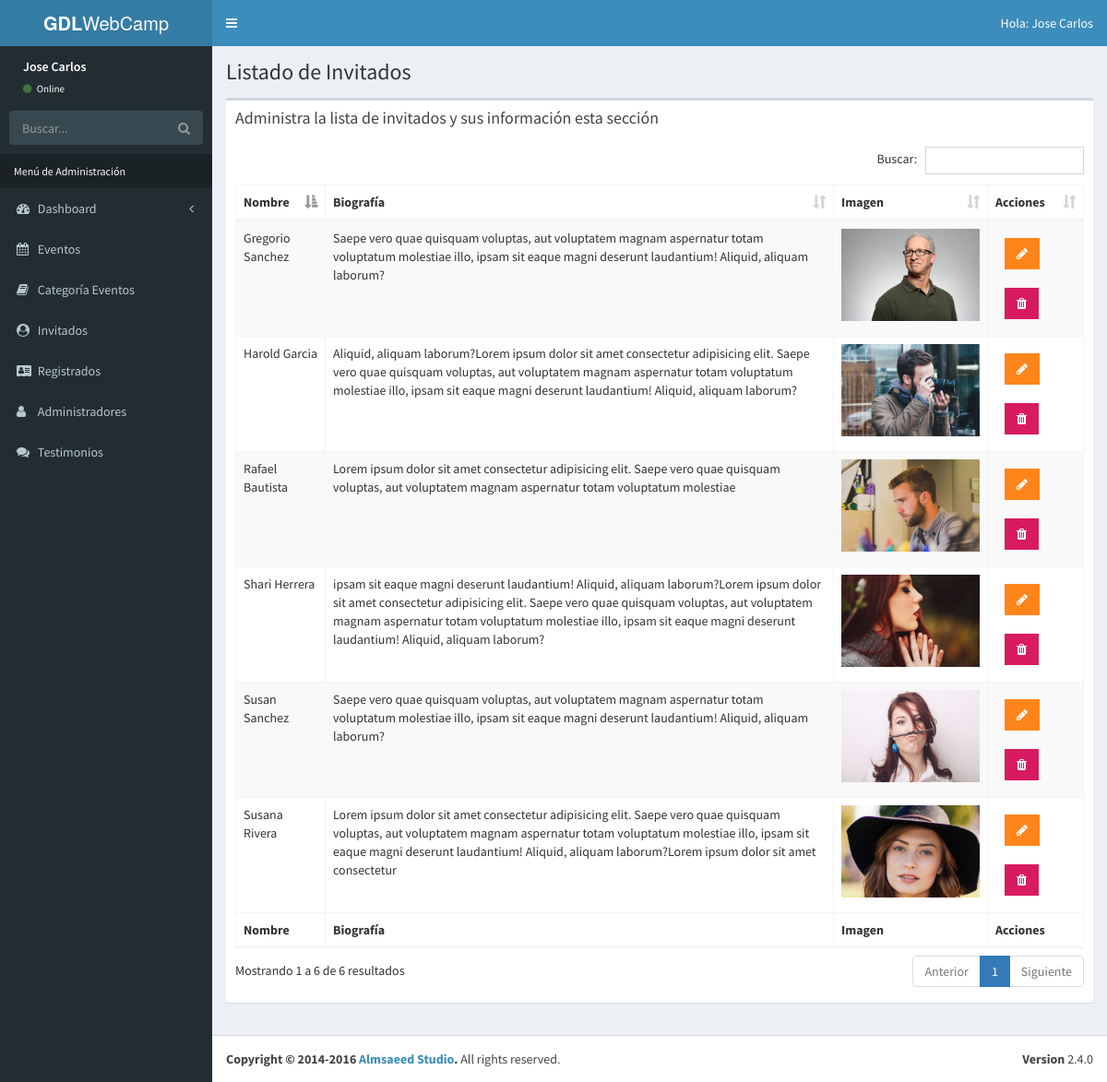
Page /admin/Lista-invitados.php (signed in) on the committed database.
### tables this page shows
CREATE TABLE `invitados` (
  `invitado_id` tinyint(10) NOT NULL,
  `nombre_invitado` varchar(30) NOT NULL,
  `apellido_invitado` varchar(30) NOT NULL,
  `descripcion` text NOT NULL,
  `url_imagen` varchar(50) NOT NULL
);

### admin/Lista-invitados.php (the view, shortened to what this page needs)
<?php
      include_once 'funciones/funciones.php';
      include_once 'templates/header.php';
      include_once 'templates/barra.php';
      include_once 'templates/navegacion.php';
?>
  <div class="content-wrapper">
    <section class="content-header">
      <h1>
        Listado de Invitados
      </h1>
    </section>
    <section class="content">
      <div class="row">
        <div class="col-xs-12">
          <div class="box">
            <div class="box-header">
              <h3 class="box-title">Administra la lista de invitados y sus información esta sección</h3>
            </div>
            <div class="box-body">
              <table id="registros" class="table table-bordered table-striped">
                <thead>
                <tr>
                  <th>Nombre</th>
                  <th>Biografía</th>
                  <th>Imagen</th>
                  <th>Acciones</th>
                </tr>
                </thead>
                <tbody>
                        <?php
                          try {
                            $sql = "SELECT * FROM invitados";
                            $resultado = $conn->query($sql);
                          } catch (Exception $e) {
                            $error = $e->getMessage();
                            echo $error;
                          }
                          while ($invitado = $resultado->fetch_assoc() ) { ?>
                            <tr>
                                <td><?php echo $invitado['nombre_invitado'] . " " . $invitado['apellido_invitado']; ?></td>
                                <td><?php echo $invitado['descripcion']; ?></td>
                                <td><img src="../img/invitados/<?php echo $invitado['url_imagen'];?>" width="150"></td>
                                <td>
                                  <a href="editar-invitado.php?id=<?php echo $invitado['invitado_id'] ?>" class="btn bg-orange btn-flat margin">
                                      <i class="fa fa-pencil"></i>
                                  </a>
                                  <a href="#" data-id="<?php echo$invitado['invitado_id']; ?>" data-tipo="invitado" class="btn bg-maroon btn-flat margin borrar_registro">
                                      <i class="fa fa-trash"></i>
                                  </a>
                                </td>
                            </tr>
                          <?php }  ?>
                </tbody>
                <tfoot>
                <tr>
                    <th>Nombre</th>
                    <th>Biografía</th>
                    <th>Imagen</th>
                    <th>Acciones</th>
                </tr>
                </tfoot>
              </table>
            </div>
          </div>
        </div>
      </div>
    </section>
  </div>
  <?php
      include_once 'templates/footer.php';
  ?>

### admin/templates/header.php (shortened to what this page needs)
<!DOCTYPE html>
<html>
<head>
  <link rel="stylesheet" href="css/bootstrap.min.css">
  <link rel="stylesheet" href="css/font-awesome.min.css">
  <link rel="stylesheet" href="css/ionicons.min.css">
  <link rel="stylesheet" href="css/dataTables.bootstrap.min.css">
  <link rel="stylesheet" href="css/bootstrap-datepicker.min.css">
  <link rel="stylesheet" href="css/select2.min.css">
  <link rel="stylesheet" href="css/bootstrap-timepicker.min.css">
  <link rel="stylesheet" href="css/fontawesome-iconpicker.min.css">
  <link rel="stylesheet" href="css/AdminLTE.min.css">
  <link rel="stylesheet" href="css/skins/_all-skins.min.css">
  <link rel="stylesheet" href="css/sweetalert2.min.css">
  <link rel="stylesheet" href="css/admin.css">
</head>

### admin/templates/barra.php (shortened to what this page needs)
<body class="hold-transition skin-blue sidebar-mini">
<div class="wrapper">
  <header class="main-header">
    <a href="../index.html" class="logo">
      <span class="logo-lg"><b>GDL</b>WebCamp</span>
    </a>
    <nav class="navbar navbar-static-top">
      <a href="#" class="sidebar-toggle" data-toggle="push-menu" role="button">
      </a>
      <div class="navbar-custom-menu">
        <ul class="nav navbar-nav">
          <li class="dropdown user user-menu">
            <a href="#" class="dropdown-toggle" data-toggle="dropdown">
              <span class="hidden-xs">Hola: <?php echo $_SESSION['nombre'];?></span>
            </a>
          </li>
        </ul>
      </div>
    </nav>
  </header>

### admin/templates/navegacion.php (shortened to what this page needs)
<aside class="main-sidebar">
  <section class="sidebar">
    <div class="user-panel">
      <div class="info">
        <p><?php echo $_SESSION['nombre'];?></p>
        <a href="#"><i class="fa fa-circle text-success"></i> Online</a>
      </div>
    </div>
    <form action="#" method="get" class="sidebar-form">
      <div class="input-group">
        <input type="text" name="q" class="form-control" placeholder="Buscar...">
        <span class="input-group-btn">
              <button type="submit" name="search" id="search-btn" class="btn btn-flat"><i class="fa fa-search"></i>
              </button>
            </span>
      </div>
    </form>
    <ul class="sidebar-menu" data-widget="tree">
      <li class="header">Menú de Administración</li>
      <li class="treeview">
        <a href="#">
          <i class="fa fa-dashboard"></i> <span>Dashboard</span>
          <span class="pull-right-container">
            <i class="fa fa-angle-left pull-right"></i>
          </span>
        </a>
      </li>
      <li class="treeview">
        <a href="#">
          <i class="fa fa-calendar"></i>
          <span>Eventos</span>
        </a>
      </li>
      <li class="treeview">
        <a href="#">
          <i class="fa fa-book" aria-hidden="true"></i>
          <span>Categoría Eventos</span>
        </a>
      </li>
      <li class="treeview">
        <a href="#">
          <i class="fa fa-user-circle" aria-hidden="true"></i>
          <span>Invitados</span>
        </a>
      </li>
      <li class="treeview">
        <a href="#">
          <i class="fa fa-address-card" aria-hidden="true"></i>
          <span>Registrados</span>
        </a>
      </li>
      <?php if($_SESSION['nivel'] == 1): ?>
        <li class="treeview">
          <a href="#">
            <i class="fa fa-user" aria-hidden="true"></i>
            <span>Administradores</span>
          </a>
        </li>
      <?php endif; ?>
      <li class="treeview">
        <a href="#">
          <i class="fa fa-comments" aria-hidden="true"></i>
          <span>Testimonios</span>
        </a>
      </li>
    </ul>
  </section>
</aside>

### admin/templates/footer.php (shortened to what this page needs)
<footer class="main-footer">
    <div class="pull-right hidden-xs">
      <b>Version</b> 2.4.0
    </div>
    <strong>Copyright &copy; 2014-2016 <a href="https://adminlte.io">Almsaeed Studio</a>.</strong> All rights
    reserved.
  </footer>
  </div>
</body>
</html>

### admin/css/admin.css (style rules this page uses)
.user-panel { height: 60px; }
.user-panel>.info { position: relative; left: auto; }
.skin-blue .sidebar-menu>li.header { color: white; }

### rows in the picture
invitados: nombre_invitado "Rafael", apellido_invitado "Bautista", descripcion "Lorem ipsum dolor sit amet consectetur adipisicing elit. Saepe vero quae quisquam voluptas, aut voluptatem magnam aspernatur totam voluptatum molestiae", url_imagen (picture)
invitados: nombre_invitado "Shari", apellido_invitado "Herrera", descripcion "ipsam sit eaque magni deserunt laudantium! Aliquid, aliquam laborum?Lorem ipsum dolor sit amet consectetur adipisicing elit. Saepe vero quae quisquam voluptas, aut voluptatem magnam aspernatur totam voluptatum molestiae illo, ipsam sit eaque magni deserunt laudantium! Aliquid, aliquam laborum?", url_imagen (picture)
invitados: nombre_invitado "Gregorio", apellido_invitado "Sanchez", descripcion "Saepe vero quae quisquam voluptas, aut voluptatem magnam aspernatur totam voluptatum molestiae illo, ipsam sit eaque magni deserunt laudantium! Aliquid, aliquam laborum?", url_imagen (picture)
invitados: nombre_invitado "Susana", apellido_invitado "Rivera", descripcion "Lorem ipsum dolor sit amet consectetur adipisicing elit. Saepe vero quae quisquam voluptas, aut voluptatem magnam aspernatur totam voluptatum molestiae illo, ipsam sit eaque magni deserunt laudantium! Aliquid, aliquam laborum?Lorem ipsum dolor sit amet consectetur", url_imagen (picture)
invitados: nombre_invitado "Harold", apellido_invitado "Garcia", descripcion "Aliquid, aliquam laborum?Lorem ipsum dolor sit amet consectetur adipisicing elit. Saepe vero quae quisquam voluptas, aut voluptatem magnam aspernatur totam voluptatum molestiae illo, ipsam sit eaque magni deserunt laudantium! Aliquid, aliquam laborum?", url_imagen (picture)
invitados: nombre_invitado "Susan", apellido_invitado "Sanchez", descripcion "Saepe vero quae quisquam voluptas, aut voluptatem magnam aspernatur totam voluptatum molestiae illo, ipsam sit eaque magni deserunt laudantium! Aliquid, aliquam laborum?", url_imagen (picture)

### other values in the picture
$_SESSION['nombre'] "Jose Carlos"
